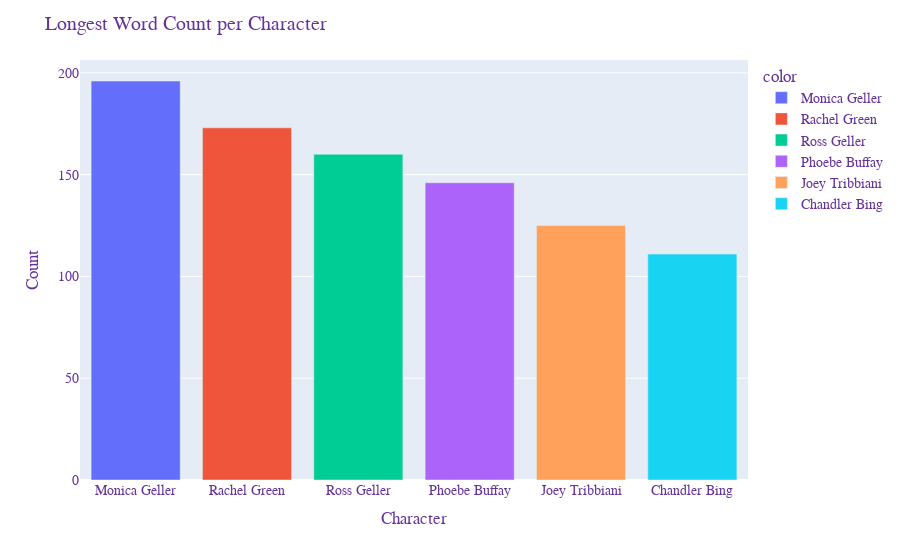

Notebook cell for this chart:
### Code cell
word_count_max = main_cast.groupby('character').max()['word_count'].sort_values(ascending=False)
gh.plotly_bar(data = word_count_max,
             color = word_count_max.index,
             graph_title = "Longest Word Count per Character"
             )

### Figure 1 — Plotly figure (JSON) as saved in the notebook; plotly's stock layout.template omitted (floating-point values rounded to 4 significant figures)
{"data": [{"alignmentgroup": "True", "hovertemplate": "character=%{x}<br>value=%{y}<extra></extra>", "legendgroup": "Monica Geller", "marker": {"color": "#636efa", "pattern": {"shape": ""}}, "name": "Monica Geller", "offsetgroup": "Monica Geller", "orientation": "v", "showlegend": true, "textposition": "auto", "type": "bar", "x": ["Monica Geller"], "xaxis": "x", "y": [196], "yaxis": "y"}, {"alignmentgroup": "True", "hovertemplate": "character=%{x}<br>value=%{y}<extra></extra>", "legendgroup": "Rachel Green", "marker": {"color": "#EF553B", "pattern": {"shape": ""}}, "name": "Rachel Green", "offsetgroup": "Rachel Green", "orientation": "v", "showlegend": true, "textposition": "auto", "type": "bar", "x": ["Rachel Green"], "xaxis": "x", "y": [173], "yaxis": "y"}, {"alignmentgroup": "True", "hovertemplate": "character=%{x}<br>value=%{y}<extra></extra>", "legendgroup": "Ross Geller", "marker": {"color": "#00cc96", "pattern": {"shape": ""}}, "name": "Ross Geller", "offsetgroup": "Ross Geller", "orientation": "v", "showlegend": true, "textposition": "auto", "type": "bar", "x": ["Ross Geller"], "xaxis": "x", "y": [160], "yaxis": "y"}, {"alignmentgroup": "True", "hovertemplate": "character=%{x}<br>value=%{y}<extra></extra>", "legendgroup": "Phoebe Buffay", "marker": {"color": "#ab63fa", "pattern": {"shape": ""}}, "name": "Phoebe Buffay", "offsetgroup": "Phoebe Buffay", "orientation": "v", "showlegend": true, "textposition": "auto", "type": "bar", "x": ["Phoebe Buffay"], "xaxis": "x", "y": [146], "yaxis": "y"}, {"alignmentgroup": "True", "hovertemplate": "character=%{x}<br>value=%{y}<extra></extra>", "legendgroup": "Joey Tribbiani", "marker": {"color": "#FFA15A", "pattern": {"shape": ""}}, "name": "Joey Tribbiani", "offsetgroup": "Joey Tribbiani", "orientation": "v", "showlegend": true, "textposition": "auto", "type": "bar", "x": ["Joey Tribbiani"], "xaxis": "x", "y": [125], "yaxis": "y"}, {"alignmentgroup": "True", "hovertemplate": "character=%{x}<br>value=%{y}<extra></extra>", "legendgroup": "Chandler Bing", "marker": {"color": "#19d3f3", "pattern": {"shape": ""}}, "name": "Chandler Bing", "offsetgroup": "Chandler Bing", "orientation": "v", "showlegend": true, "textposition": "auto", "type": "bar", "x": ["Chandler Bing"], "xaxis": "x", "y": [111], "yaxis": "y"}], "layout": {"autosize": true, "barmode": "relative", "font": {"color": "RebeccaPurple", "family": "Times New Roman, monospace", "size": 14}, "legend": {"title": {"text": "color"}, "tracegroupgap": 0}, "margin": {"t": 60}, "title": {"text": "Longest Word Count per Character"}, "xaxis": {"anchor": "y", "autorange": true, "categoryarray": ["Monica Geller", "Rachel Green", "Ross Geller", "Phoebe Buffay", "Joey Tribbiani", "Chandler Bing"], "categoryorder": "array", "domain": [0, 1], "range": [-0.5, 5.5], "title": {"text": "Character"}, "type": "category"}, "yaxis": {"anchor": "x", "autorange": true, "domain": [0, 1], "range": [0, 206.3], "title": {"text": "Count"}, "type": "linear"}}}
